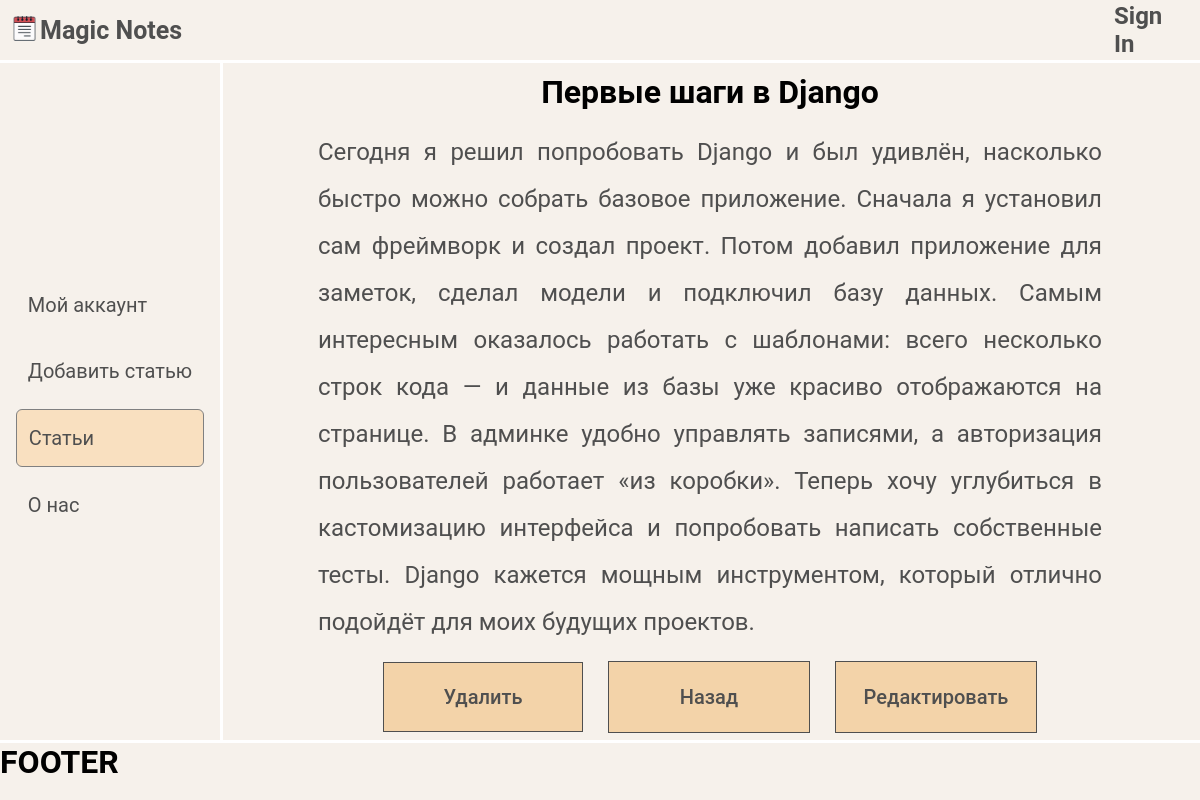
Screenshot of /notes/10/ with the database file from the repository.
### Main/models.py (models this page shows, shortened)
class Notes(models.Model):
    title = models.CharField('Заголовок', max_length=50)
    anons = models.CharField('Анонс', max_length=100)
    text = models.TextField('Текст', max_length=2000)
    date = models.DateField('Дата')
    owner = models.ForeignKey(User, on_delete=models.CASCADE, null=True)
    class Meta:
        verbose_name = 'Заметка'
        verbose_name_plural = 'Заметки'

### Main/views.py (the view, shortened to what this page needs)
# urls.py: path('notes/<int:number>/', views.note),
def note(request, number):
    note = get_object_or_404(Notes, id=number)
    data = {'note' : note,
            'id': number}
    return render(request, f'Main/page.html', data)

### Main/templates/Main/page.html (shortened to what this page needs)
{% extends 'Main/layout.html' %}
{% load static %}
{% block content %}
    <div class="note_container">
        <div class="text_block">
            <h1 style="text-align: center; margin-bottom: 2%;">{{ note.title }}</h1>
            <span>{{ note.text }}</span>
        </div>
        <div class="button_block">
            <form method="post" class="button_form">
                <button class="crud_button" type="submit" name="delete">Удалить</button>
                <a href="{% url 'home'%}" class="crud_button">Назад</a>
                <a href="{% url 'edit' note.id %}" class="crud_button">Редактировать</a>
            </form>
        </div>
    </div>
{% endblock %}
{% block footer %}
    <footer>
        <h1 id="pc">FOOTER</h1>
    </footer>
{% endblock %}

### Main/static/Main/css/style.css (style rules this page uses)
* { font-family: 'Roboto'; margin: 0; padding: 0; }
h1,h2,h3,h4,h5,h6 { margin: 0; padding: 0; color: #626262; }
h1,h2,h3,h4,h5,h6,a:hover { color: black; }
p, a, span { color: #4f4f4f }
html, body { height: 100vh; overflow: hidden; }
#pc { display: block; }
body { background-color: rgb(246, 241, 235); }
.main_page > * { width: 100%; height: 100%; }
footer { grid-column: 1/3; grid-row: 3; z-index: 10; border-top: white solid 3px; }
a { text-decoration: none; }
.note_container { overflow-y: scroll; max-width: 100%; grid-column: 2; grid-row: 2; display: grid; grid-template-columns: 1fr; grid-template-rows: 1fr 100px; justify-items: center; align-items: center; }
.crud_button { background: rgb(243, 211, 169); display: flex; width: 200px; height: 70px; font-size: 20px; text-align: center; justify-content: center; align-items: center; cursor: pointer; color: #4f4f4f; font-weight: 500; border: #4f4f4f 1px solid; }
.button_block { margin: 3% 0 3% 0; display: flex; flex-direction: row; width: 80%; justify-content: space-between; gap: 20px; grid-column: 1; grid-row: 2; }
.button_form { display: flex; justify-content: center; align-items: center; width: 100%; gap: 25px; }
.text_block { grid-column: 1; grid-row: 1; overflow-wrap: break-word; white-space: normal; display: block; text-align: justify; padding: 1% 10% 0 10%; line-height: 45px; }
.text_block span { font-size: 24px; }

### rows the page displays
Notes: title "Первые шаги в Django", text "Сегодня я решил попробовать Django и был удивлён, насколько быстро можно собрать базовое приложение. Сначала я установил сам фреймворк и создал проект. Потом добавил приложение для заметок, сделал модели и подключил базу данных. Самым интересным оказалось работать с шаблонами: всего несколько строк кода — и данные из базы уже красиво отображаются на странице. В админке удобно управлять записями, а авторизация пользователей работает «из коробки». Теперь хочу углубиться в кастомизацию интерфейса и попробовать написать собственные тесты. Django кажется мощным инструментом, который отлично подойдёт для моих будущих проектов."
